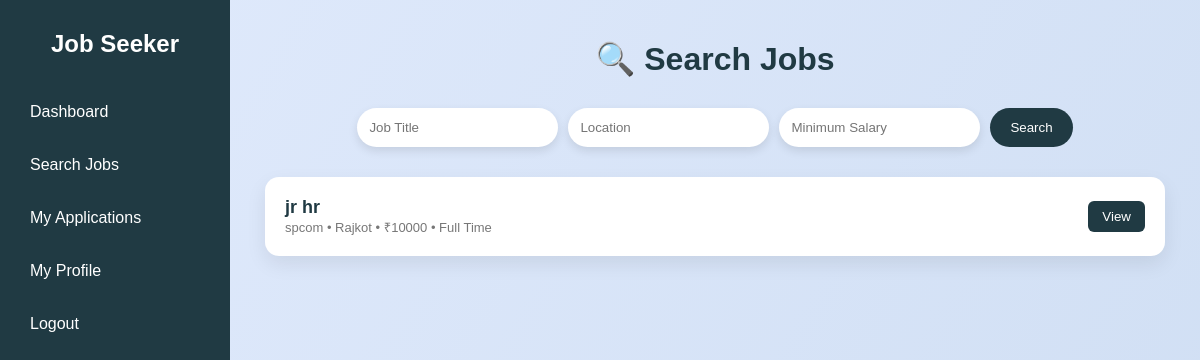
/jobseeker_search/, run on an earlier commit of the app's database.
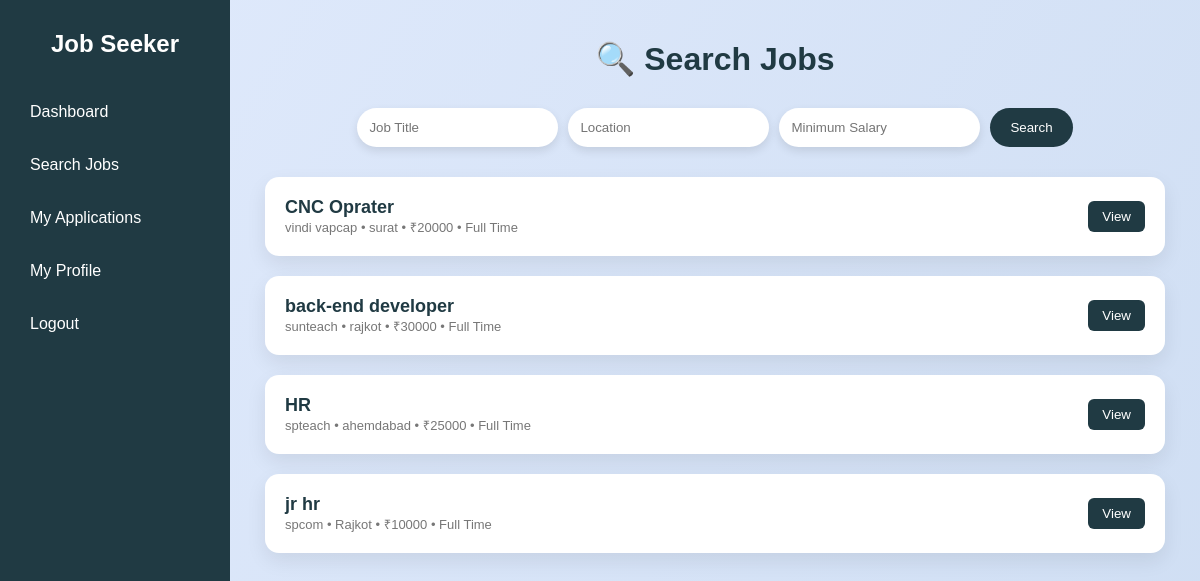
And on a later commit of the database.
### myapp/models.py (models this page shows, shortened)
class Job(models.Model):
    provider = models.ForeignKey(
        User,
        on_delete=models.CASCADE,
        related_name="posted_jobs"
    )
    title = models.CharField(max_length=200)
    description = models.TextField()
    location = models.CharField(max_length=100)
    salary = models.IntegerField(blank=True, null=True)
    job_type = models.CharField(
        max_length=50,
        choices=[
            ("Full Time", "Full Time"),
            ("Part Time", "Part Time"),
            ("Internship", "Internship"),
            ("Remote", "Remote")
        ],
        default="Full Time"
    )
    created_at = models.DateTimeField(auto_now_add=True)
    applicants = models.IntegerField(default=0)
    class Meta:
        ordering = ["-created_at"]

### myapp/views.py (the view)
# urls.py: path('jobseeker_search/', views.jobseeker_search, name='jobseeker_search'),
def jobseeker_search(request):
    jobs = Job.objects.all()
    query = request.GET.get('q')
    location = request.GET.get('location')
    salary = request.GET.get('salary')
    job_type = request.GET.get('job_type')
    if query:
        jobs = jobs.filter(title__icontains=query)
    if location:
        jobs = jobs.filter(location__icontains=location)
    if salary:
        jobs = jobs.filter(salary__gte=salary)
    if job_type:
        jobs = jobs.filter(job_type=job_type)
    context = {
        "jobs": jobs
    }
    return render(request, "jobseeker_search.html", context)

### templates/jobseeker_search.html (shortened to what this page needs)
<!DOCTYPE html>
<html lang="en">
<head>
</head>
<body>
<div class="sidebar">
    <h2>Job Seeker</h2>
    <a href="{% url 'dashboard_jobseeker' %}">Dashboard</a>
    <a href="{% url 'jobseeker_search' %}">Search Jobs</a>
    <a href="{% url 'jobseeker_applications' %}">My Applications</a>
    <a href="{% url 'jobseeker_profile' %}">My Profile</a>
    <a href="{% url 'logout' %}">Logout</a>
</div>
<div class="main">
    <div class="header">
        <h1>🔍 Search Jobs</h1>
    </div>
    <form method="GET" class="search-box">
        <input type="text" name="q" placeholder="Job Title">
        <input type="text" name="location" placeholder="Location">
        <input type="number" name="salary" placeholder="Minimum Salary">
        <button type="submit">Search</button>
    </form>
    <div class="jobs">
        {% for job in jobs %}
            <div class="job">
                <div>
                    <strong>{{ job.title }}</strong><br>
                    <span>{{ job.provider.first_name }} • {{ job.location }} • ₹{{ job.salary }} • {{ job.job_type }}</span>
                </div>
                <a href="{% url 'job_detail' job.id %}">
                    <button>View</button>
                </a>
            </div>
        {% empty %}
            <p style="text-align:center;color:#555;">No jobs found.</p>
        {% endfor %}
    </div>
</div>
</body>
</html>

### templates/jobseeker_search.html (style rules this page uses)
* { margin: 0; padding: 0; box-sizing: border-box; font-family: Poppins, sans-serif; }
body { display: flex; background: linear-gradient(120deg, #e0eafc, #cfdef3); min-height: 100vh; }
.sidebar { width: 230px; background: #203a43; color: white; padding: 30px 20px; display: flex; flex-direction: column; gap: 15px; }
.sidebar h2 { text-align: center; margin-bottom: 20px; }
.sidebar a { text-decoration: none; color: white; padding: 10px; border-radius: 6px; transition: .3s; }
.main { flex: 1; padding: 40px 20px; }
.header { text-align: center; margin-bottom: 30px; }
.header h1 { color: #203a43; }
.search-box { display: flex; gap: 10px; flex-wrap: wrap; justify-content: center; margin-bottom: 30px; }
.search-box input, .search-box select { padding: 12px; border-radius: 30px; border: none; outline: none; box-shadow: 0 4px 10px rgba(0, 0, 0, .1); }
.search-box button { padding: 12px 20px; border: none; border-radius: 30px; background: #203a43; color: white; cursor: pointer; }
.jobs { max-width: 900px; margin: auto; display: grid; gap: 20px; }
.job { background: white; padding: 20px; border-radius: 14px; box-shadow: 0 8px 20px rgba(0, 0, 0, .08); display: flex; justify-content: space-between; align-items: center; }
.job strong { font-size: 18px; color: #203a43; }
.job span { font-size: 13px; color: #777; }
.job button { padding: 8px 14px; border: none; border-radius: 6px; background: #203a43; color: white; cursor: pointer; }

What changed in the data, as far as the page shows it:
added Job: title "CNC Oprater", provider.first_name "vindi vapcap", location "surat", salary "20000", job_type "Full Time"
added Job: title "back-end developer", provider.first_name "sunteach", location "rajkot", salary "30000", job_type "Full Time"
added Job: title "HR", provider.first_name "spteach", location "ahemdabad", salary "25000", job_type "Full Time"
